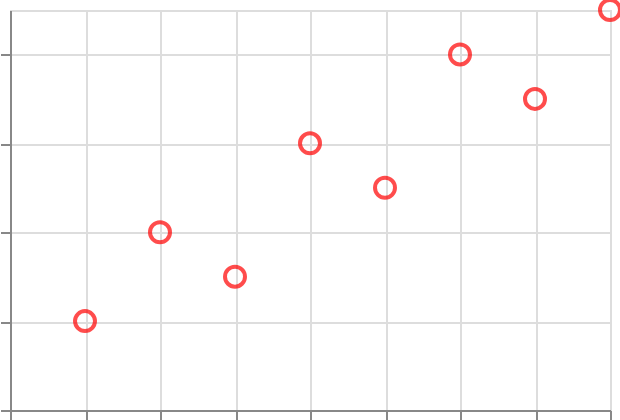

Write the Vega-Lite specification saved for this chart.
### Vega-Lite specification from a JSON file in a GitHub repository (floating-point values rounded to 4 significant figures)
{"$schema": "https://vega.github.io/schema/vega-lite/v6.json", "padding": 5, "autosize": "none", "width": 300, "height": 200, "data": {"name": "table", "values": [{"c": "A", "g": "p", "x": 1, "y": 2, "v": 5, "t": "2024-01-15", "o": {"v": 3}, "IMDB Rating": 6.1, "d": "x1"}, {"c": "B", "g": "q", "x": 2, "y": 4, "v": 9, "t": "2024-02-20", "o": {"v": 7}, "IMDB Rating": 7.4, "d": "x2"}, {"c": "A", "g": "q", "x": 3, "y": 3, "v": 2, "t": "2024-03-05", "o": {"v": 1}, "IMDB Rating": 5.2, "d": "x1"}, {"c": "C", "g": "p", "x": 4, "y": 6, "v": 7, "t": "2024-05-30", "o": {"v": 4}, "IMDB Rating": 8.8, "d": "x3"}, {"c": "B", "g": "p", "x": 5, "y": 5, "v": 4, "t": "2024-07-11", "o": {"v": 9}, "IMDB Rating": 6.9, "d": "x2"}, {"c": "C", "g": "q", "x": 6, "y": 8, "v": 6, "t": "2024-09-02", "o": {"v": 2}, "IMDB Rating": 7.7, "d": "x3"}, {"c": "A", "g": "p", "x": 7, "y": 7, "v": 8, "t": "2024-11-25", "o": {"v": 5}, "IMDB Rating": 4.4, "d": "x1"}, {"c": "B", "g": "q", "x": 8, "y": 9, "v": 3, "t": "2024-12-31", "o": {"v": 8}, "IMDB Rating": 9.1, "d": "x2"}]}, "mark": {"type": "point", "color": {"expr": "cutoff > 4 ? 'red' : 'blue'"}, "size": {"expr": "cutoff * 20"}}, "encoding": {"x": {"field": "x", "type": "quantitative"}, "y": {"field": "y", "type": "quantitative"}}, "params": [{"name": "cutoff", "value": 5, "bind": {"input": "range", "min": 0, "max": 9}}]}
